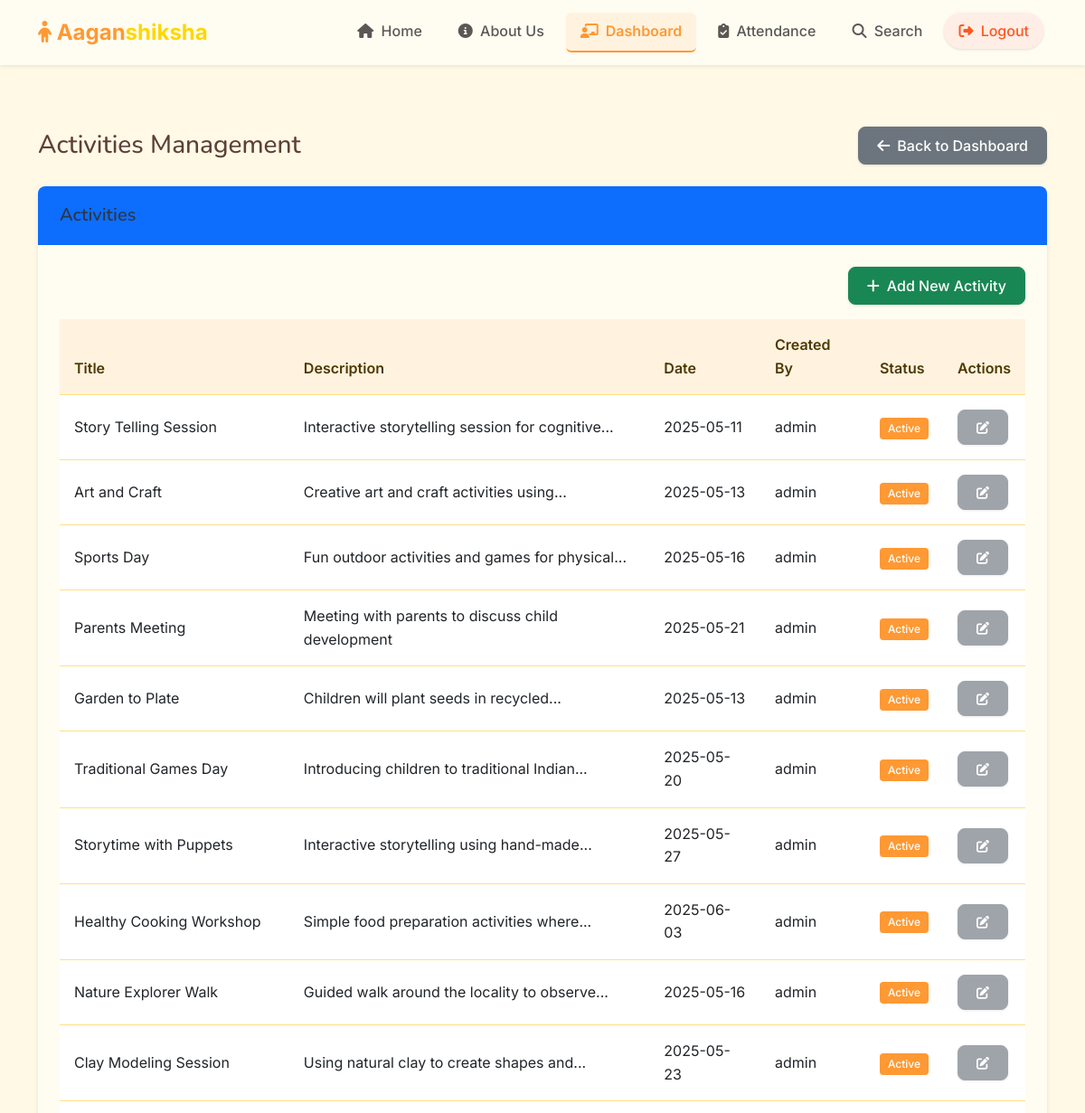
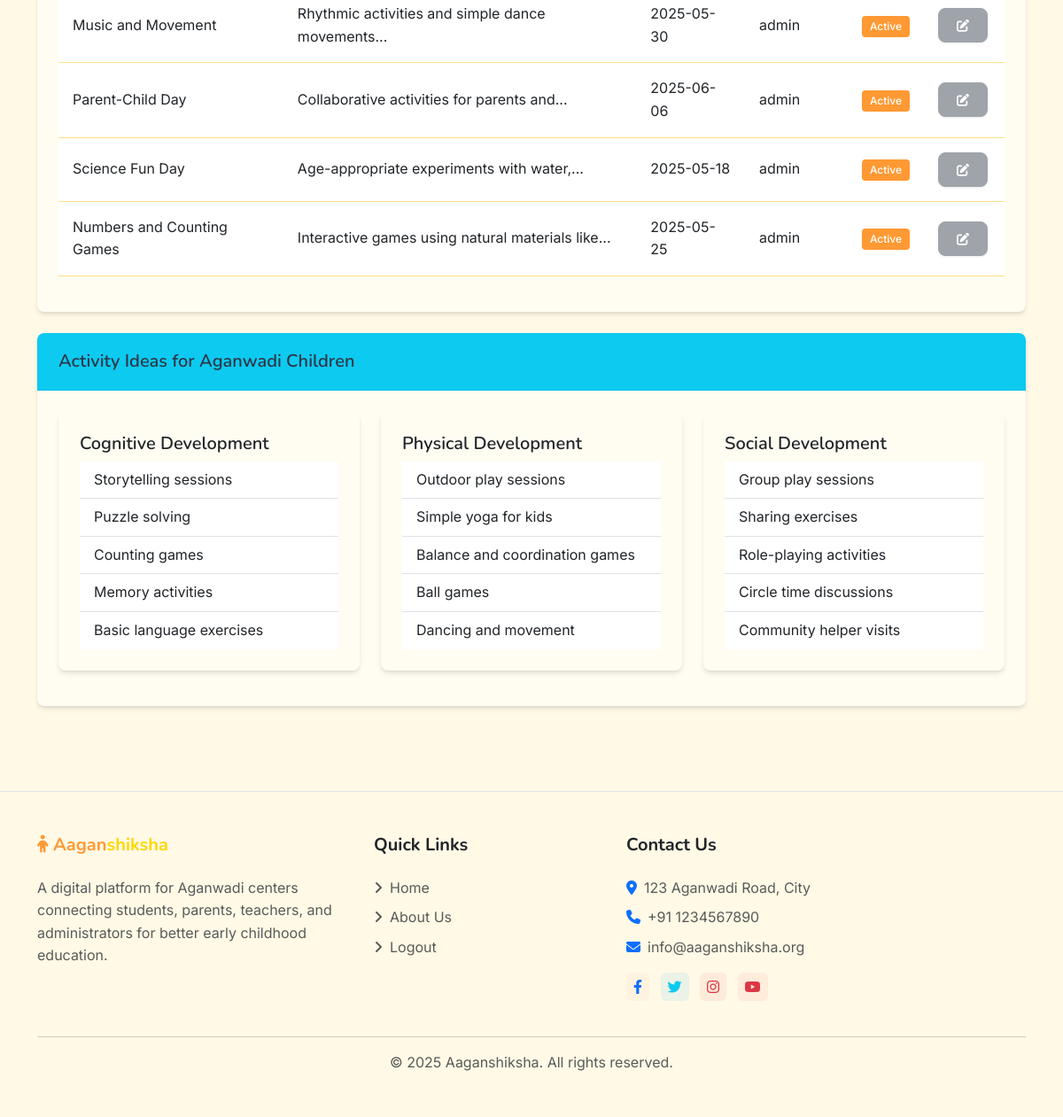
Screenshot of /teacher/activities (signed in) with the database file from the repository (2 pictures, top to bottom).
### models.py (models this page shows, shortened)
class Activity(db.Model):
    id = db.Column(db.Integer, primary_key=True, autoincrement=True)
    title = db.Column(db.String(100), nullable=False)
    description = db.Column(db.Text, nullable=False)
    date = db.Column(db.Date, nullable=False)
    user_id = db.Column(db.Integer, db.ForeignKey('user.id'), nullable=False)
    created_at = db.Column(db.DateTime, default=datetime.utcnow)
    updated_at = db.Column(db.DateTime, default=datetime.utcnow, onupdate=datetime.utcnow)
    is_active = db.Column(db.Boolean, default=True)

class User(UserMixin, db.Model):
    id = db.Column(db.Integer, primary_key=True)
    username = db.Column(db.String(64), unique=True, nullable=False)
    email = db.Column(db.String(120), unique=True, nullable=False)
    password_hash = db.Column(db.String(256), nullable=False)
    role = db.Column(db.String(20), nullable=False)  # 'admin', 'teacher'
    aadhar_number = db.Column(db.String(12), unique=True, nullable=False)
    phone_number = db.Column(db.String(15), nullable=True)
    address = db.Column(db.String(200), nullable=True)
    created_at = db.Column(db.DateTime, default=datetime.utcnow)
    center_id = db.Column(db.Integer, db.ForeignKey('center.id'), nullable=True)  # Only required for teachers
    center = db.relationship('Center', backref='teachers', lazy=True)
    complaints = db.relationship('Complaint', backref='author', lazy=True)
    nutrition_tips = db.relationship('NutritionTip', backref='created_by', lazy=True)
    activities = db.relationship('Activity', backref='created_by', lazy=True)

### routes/teacher.py (the view)
@teacher_bp.route('/activities')
@login_required
@teacher_required
def activities():
    activities = Activity.query.all()
    return render_template('teacher/activities.html', activities=activities)

### app.py (called while the page is built)
@app.context_processor
def inject_csrf_token():
    return dict(csrf_token=generate_csrf)

@login_manager.user_loader
def load_user(user_id):
    return User.query.get(int(user_id))

### routes/teacher.py (called while the page is built)
def teacher_required(f):
    @wraps(f)
    def decorated_function(*args, **kwargs):
        if not current_user.is_authenticated or current_user.role != 'teacher':
            flash('You need to be a teacher to access this page.', 'danger')
            return redirect(url_for('auth.login'))
        return f(*args, **kwargs)
    return decorated_function

### templates/teacher/activities.html (shortened to what this page needs)
{% extends 'base.html' %}
{% block content %}
<div class="container py-4">
    <div class="d-flex justify-content-between align-items-center mb-4">
        <h1 class="h3 mb-0">Activities Management</h1>
        <a href="{{ url_for('teacher.dashboard') }}" class="btn btn-secondary">
            <i class="fas fa-arrow-left me-2"></i>Back to Dashboard
        </a>
    </div>
    <div class="card mb-4">
        <div class="card-header bg-primary text-white">
            <h5 class="mb-0">
                {% if is_add %}
                    Add New Activity
                {% elif is_edit %}
                    Edit Activity
                {% else %}
                    Activities
                {% endif %}
            </h5>
        </div>
        <div class="card-body">
            {% if is_add or is_edit %}
                <form method="POST">
                    {{ form.hidden_tag() }}
                    <div class="mb-3">
                        <label class="form-label">Title</label>
                        {{ form.title(class="form-control") }}
                        {% if form.title.errors %}
                            <div class="text-danger">
                                {% for error in form.title.errors %}
                                    <small>{{ error }}</small>
                                {% endfor %}
                            </div>
                        {% endif %}
                    </div>
                    <div class="mb-3">
                        <label class="form-label">Description</label>
                        {{ form.description(class="form-control", rows=5) }}
                        {% if form.description.errors %}
                            <div class="text-danger">
                                {% for error in form.description.errors %}
                                    <small>{{ error }}</small>
                                {% endfor %}
                            </div>
                        {% endif %}
                    </div>
                    <div class="mb-3">
                        <label class="form-label">Date</label>
                        {{ form.date(class="form-control", type="date") }}
                        {% if form.date.errors %}
                            <div class="text-danger">
                                {% for error in form.date.errors %}
                                    <small>{{ error }}</small>
                                {% endfor %}
                            </div>
                        {% endif %}
                    </div>
                    <div class="mb-3 form-check">
                        {{ form.is_active(class="form-check-input") }}
                        <label class="form-check-label" for="is_active">Active</label>
                        {% if form.is_active.errors %}
                            <div class="text-danger">
                                {% for error in form.is_active.errors %}
                                    <small>{{ error }}</small>
                                {% endfor %}
                            </div>
                        {% endif %}
                    </div>
                    <div class="d-flex justify-content-between">
                        <a href="{{ url_for('teacher.activities') }}" class="btn btn-secondary">Cancel</a>
                        {{ form.submit(class="btn btn-primary") }}
                    </div>
                </form>
            {% else %}
                <div class="d-flex justify-content-end mb-3">
                    <a href="{{ url_for('teacher.add_activity') }}" class="btn btn-success">
                        <i class="fas fa-plus me-2"></i>Add New Activity
                    </a>
                </div>
                <div class="table-responsive">
                    <table class="table table-hover">
                        <thead>
                            <tr>
                                <th>Title</th>
                                <th>Description</th>
                                <th>Date</th>
                                <th>Created By</th>
                                <th>Status</th>
                                <th>Actions</th>
                            </tr>
                        </thead>
                        <tbody>
                            {% if activities %}
                                {% for activity in activities %}
                                    <tr>
                                        <td>{{ activity.title }}</td>
                                        <td>{{ activity.description|truncate(50) }}</td>
                                        <td>{{ activity.date.strftime('%Y-%m-%d') }}</td>
                                        <td>{{ activity.created_by.username }}</td>
                                        <td>
                                            <span class="badge {% if activity.is_active %}bg-success{% else %}bg-secondary{% endif %}">
                                                {{ 'Active' if activity.is_active else 'Inactive' }}
                                            </span>
                                        </td>
                                        <td>
                                            <div class="btn-group btn-group-sm">
                                                {% if activity.user_id == current_user.id %}
                                                    <a href="{{ url_for('teacher.edit_activity', id=activity.id) }}" class="btn btn-warning">
                                                        <i class="fas fa-edit"></i>
                                                    </a>
                                                {% else %}
                                                    <button type="button" class="btn btn-secondary" disabled>
                                                        <i class="fas fa-edit"></i>
                                                    </button>
                                                {% endif %}
                                            </div>
                                        </td>
                                    </tr>
                                {% endfor %}
                            {% else %}
                                <tr>
                                    <td colspan="6" class="text-center">No activities found.</td>
                                </tr>
                            {% endif %}
                        </tbody>
                    </table>
                </div>
            {% endif %}
        </div>
    </div>
    <div class="card">
        <div class="card-header bg-info text-white">
            <h5 class="mb-0">Activity Ideas for Aganwadi Children</h5>
        </div>
        <div class="card-body">
            <div class="row">
                <div class="col-md-4">
                    <div class="card mb-3">
                        <div class="card-body">
                            <h5 class="card-title">Cognitive Development</h5>
                            <ul class="list-group list-group-flush">
                                <li class="list-group-item">Storytelling sessions</li>
                                <li class="list-group-item">Puzzle solving</li>
                                <li class="list-group-item">Counting games</li>
                                <li class="list-group-item">Memory activities</li>
                                <li class="list-group-item">Basic language exercises</li>
                            </ul>
                        </div>
                    </div>
                </div>
                <div class="col-md-4">
                    <div class="card mb-3">
                        <div class="card-body">
                            <h5 class="card-title">Physical Development</h5>
                            <ul class="list-group list-group-flush">
                                <li class="list-group-item">Outdoor play sessions</li>
                                <li class="list-group-item">Simple yoga for kids</li>
                                <li class="list-group-item">Balance and coordination games</li>
                                <li class="list-group-item">Ball games</li>
                                <li class="list-group-item">Dancing and movement</li>
                            </ul>
                        </div>
                    </div>
                </div>
                <div class="col-md-4">
                    <div class="card mb-3">
                        <div class="card-body">
                            <h5 class="card-title">Social Development</h5>
                            <ul class="list-group list-group-flush">
                                <li class="list-group-item">Group play sessions</li>
                                <li class="list-group-item">Sharing exercises</li>
                                <li class="list-group-item">Role-playing activities</li>
                                <li class="list-group-item">Circle time discussions</li>
                                <li class="list-group-item">Community helper visits</li>
                            </ul>
                        </div>
                    </div>
                </div>
            </div>
        </div>
    </div>
</div>
{% endblock %}

### static/css/style.css (style rules this page uses)
:root { --primary-color: #FF9933; --primary-light: #FFF3E0; --secondary-color: #FFD700; --info-color: #FFD700; --success-color: #FF9933; --warning-color: #FFBF00; --danger-color: #FF5722; --light-color: #FFF9E6; --dark-color: #4D3900; --text-color: #5D4037; --border-radius: 0.5rem; --box-shadow: 0 4px 6px -1px rgba(0, 0, 0, 0.1), 0 2px 4px -1px rgba(0, 0, 0, 0.06); --transition: all 0.3s ease; }
body { min-height: 100vh; display: flex; flex-direction: column; font-family: 'Inter', -apple-system, BlinkMacSystemFont, 'Segoe UI', Roboto, Oxygen, Ubuntu, Cantarell, 'Open Sans', 'Helvetica Neue', sans-serif; color: var(--text-color); background-color: #FFF9E6; line-height: 1.6; }
h1, h2, h3, h4, h5, h6 { font-family: 'Nunito', -apple-system, BlinkMacSystemFont, 'Segoe UI', Roboto, Oxygen, Ubuntu, Cantarell, 'Open Sans', 'Helvetica Neue', sans-serif; font-weight: 600; color: #2d3748; }
a { transition: var(--transition); }
.btn { border-radius: var(--border-radius); padding: 0.5rem 1.25rem; font-weight: 500; transition: var(--transition); box-shadow: 0 1px 3px rgba(0,0,0,0.12); }
.card { border: none; border-radius: var(--border-radius); box-shadow: var(--box-shadow); transition: var(--transition); overflow: hidden; background-color: #FFFCF2; }
.card-header { background-color: white; border-bottom: 1px solid rgba(0, 0, 0, 0.05); padding: 1.25rem 1.5rem; font-weight: 600; }
.card-body { padding: 1.5rem; }
.table { border-collapse: separate; border-spacing: 0; width: 100%; margin-bottom: 1rem; }
.table th { background-color: #FFF3E0; font-weight: 600; padding: 1rem; text-align: left; color: #4D3900; border-bottom: 1px solid #FFE082; }
.table td { padding: 1rem; border-bottom: 1px solid #FFE082; vertical-align: middle; }
.badge { padding: 0.5em 0.75em; font-weight: 500; border-radius: 0.25rem; }
.badge.bg-success { background-color: #FF9933 !important; }

### rows the page displays
Activity: title "Story Telling Session", description "Interactive storytelling session for cognitive...", date "2025-05-11", created_by.username "admin", is_active "Active"
Activity: title "Art and Craft", description "Creative art and craft activities using...", date "2025-05-13", created_by.username "admin", is_active "Active"
Activity: title "Sports Day", description "Fun outdoor activities and games for physical...", date "2025-05-16", created_by.username "admin", is_active "Active"
Activity: title "Parents Meeting", description "Meeting with parents to discuss child development", date "2025-05-21", created_by.username "admin", is_active "Active"
Activity: title "Garden to Plate", description "Children will plant seeds in recycled...", date "2025-05-13", created_by.username "admin", is_active "Active"
Activity: title "Traditional Games Day", description "Introducing children to traditional Indian...", date "2025-05-20", created_by.username "admin", is_active "Active"
Activity: title "Storytime with Puppets", description "Interactive storytelling using hand-made...", date "2025-05-27", created_by.username "admin", is_active "Active"
Activity: title "Healthy Cooking Workshop", description "Simple food preparation activities where...", date "2025-06-03", created_by.username "admin", is_active "Active"
Activity: title "Nature Explorer Walk", description "Guided walk around the locality to observe...", date "2025-05-16", created_by.username "admin", is_active "Active"
Activity: title "Clay Modeling Session", description "Using natural clay to create shapes and...", date "2025-05-23", created_by.username "admin", is_active "Active"
Activity: title "Music and Movement", description "Rhythmic activities and simple dance movements...", date "2025-05-30", created_by.username "admin", is_active "Active"
Activity: title "Parent-Child Day", description "Collaborative activities for parents and...", date "2025-06-06", created_by.username "admin", is_active "Active"
Activity: title "Science Fun Day", description "Age-appropriate experiments with water,...", date "2025-05-18", created_by.username "admin", is_active "Active"
Activity: title "Numbers and Counting Games", description "Interactive games using natural materials like...", date "2025-05-25", created_by.username "admin", is_active "Active"

### other values shown
{{ current_year|default(2025) }} "2025"
